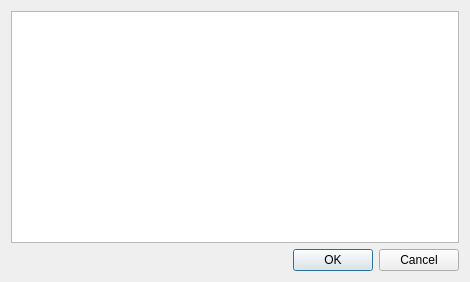
<?xml version="1.0" encoding="UTF-8"?>
<ui version="4.0">
 <class>ConfigDialog</class>
 <widget class="QDialog" name="ConfigDialog">
  <property name="geometry">
   <rect>
    <x>0</x>
    <y>0</y>
    <width>470</width>
    <height>282</height>
   </rect>
  </property>
  <property name="windowTitle">
   <string>Dialog</string>
  </property>
  <layout class="QVBoxLayout" name="verticalLayout">
   <item>
    <widget class="QListView" name="listView"/>
   </item>
   <item>
    <widget class="QDialogButtonBox" name="buttonBox">
     <property name="orientation">
      <enum>Qt::Horizontal</enum>
     </property>
     <property name="standardButtons">
      <set>QDialogButtonBox::Cancel|QDialogButtonBox::Ok</set>
     </property>
    </widget>
   </item>
  </layout>
 </widget>
 <resources/>
 <connections>
  <connection>
   <sender>buttonBox</sender>
   <signal>accepted()</signal>
   <receiver>ConfigDialog</receiver>
   <slot>accept()</slot>
   <hints>
    <hint type="sourcelabel">
     <x>248</x>
     <y>254</y>
    </hint>
    <hint type="destinationlabel">
     <x>157</x>
     <y>274</y>
    </hint>
   </hints>
  </connection>
  <connection>
   <sender>buttonBox</sender>
   <signal>rejected()</signal>
   <receiver>ConfigDialog</receiver>
   <slot>reject()</slot>
   <hints>
    <hint type="sourcelabel">
     <x>316</x>
     <y>260</y>
    </hint>
    <hint type="destinationlabel">
     <x>286</x>
     <y>274</y>
    </hint>
   </hints>
  </connection>
 </connections>
</ui>
